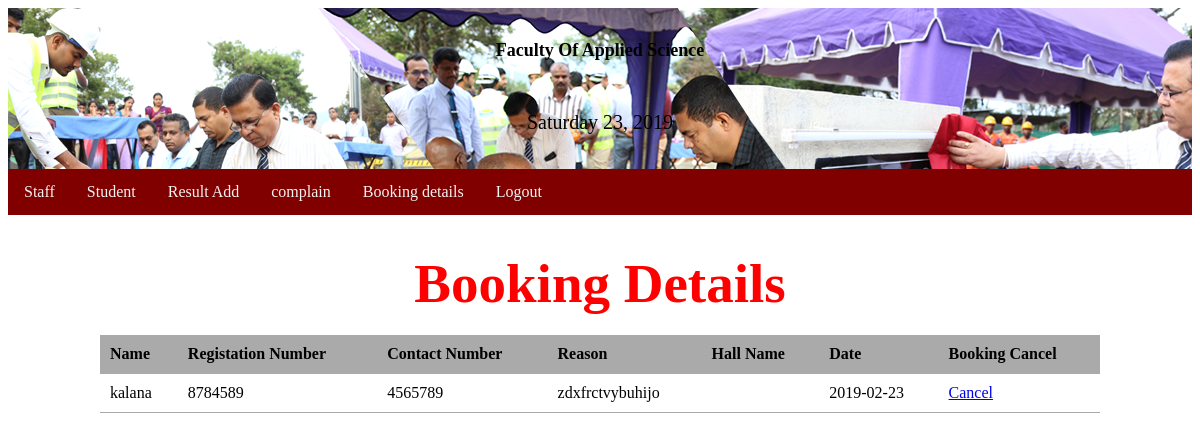
Screenshot of /booking.php with the database file from the repository.
### tables this page shows
CREATE TABLE `booking` (
  `id` int(11) NOT NULL,
  `name` varchar(100) NOT NULL,
  `reg_num` varchar(100) NOT NULL,
  `contact` int(11) NOT NULL,
  `reason` varchar(1000) NOT NULL,
  `hall_name` varchar(100) NOT NULL,
  `date` date NOT NULL,
  `is_deleted` int(11) NOT NULL
);

### booking.php (the view, shortened to what this page needs)
<?php require_once('connection.php');  ?>
<?php
$userlist='';
$quary="SELECT*FROM booking WHERE is_deleted=1 ORDER BY name";
$query=mysqli_query($connection,$quary);
if(isset($query)){
    while($user=mysqli_fetch_assoc($query)){
$userlist.="<tr>";
$userlist.="<td>{$user['name']}</td>";
$userlist.="<td>{$user['reg_num']}</td>";
$userlist.="<td>{$user['contact']}</td>";
$userlist.="<td>{$user['reason']}</td>";
$userlist.="<td>{$user['hall_name']}</td>";
$userlist.="<td>{$user['date']}</td>";
$userlist.="<td><a href=\"deletebooking.php?user_id={$user['id']}\">Cancel</a></td>";
$userlist.="</tr>";
    }
}
?>
<!DOCTYPE html>
<html lang="en">
<head>
    <link rel="stylesheet" href="main.css">
</head>
<body>
<header>
    <h1>Faculty Of Applied Science</h1><br>
<div class="date">
            <p><?php echo date('l') .' '.date('d').', '.date('Y'); ?></p>
		 </div>
</header>
<div class="topnav">
<a href="staff.php">Staff</a>
  <a href="studentshow.php">Student </a>
  <a href="resultadd.php">Result Add</a>
  <a href="complain.php">complain</a>
  <a href="booking.php">Booking details</a>
  <a href="logout.php">Logout</a>
</div>
<main>
<center><h1>Booking Details</h1></center>
<table class="masterlist">
    <tr>
        <th>Name</th>
        <th>Registation Number</th>
        <th>Contact Number</th>
        <th>Reason</th>
        <th>Hall Name</th>
        <th>Date</th>
        <th>Booking Cancel</th>
    </tr>
    <?php echo $userlist ?>
</table>
</main>
</body>
</html>

### main.css (style rules this page uses)
header { padding:20px; background-color:rgb(113212, 80, ); background-image: url(78.png); text-align:center; }
header div.date { color:black; font-size: 20px; }
header h1 { color:black; font-size: 18px; }
.topnav { overflow: hidden; background-color:maroon; }
.topnav a { float: left; display: block; color: #f2f2f2; text-align: center; padding: 14px 16px; text-decoration: none; }
p { margin-bottom: 15px; }
main { width: 1000px; margin: 10px auto; }
main h1 { margin-bottom: 20px; font-size: 55px; color: red; }
table.masterlist { width: 100%; border-collapse: collapse; }
table.masterlist th { background-color: #aaa; text-align: left; }
table.masterlist th,table.masterlist td { padding: 10px; border-bottom: 1px solid #aaa; }

### rows the page displays
booking: name "kalana", reg_num "8784589", contact "4565789", reason "zdxfrctvybuhijo", date "2019-02-23"
